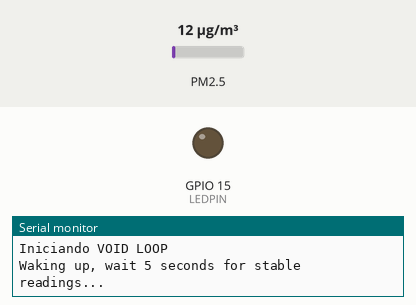
Simulated run of this sketch. Board: ESP32. Parts: output pins drawn as LEDs (lit = HIGH), the last lines printed to the serial monitor. The inputs (shaded band) are chosen by the test bench; at power-on: PM2.5 12 µg/m³.

Above: at 11.7 s.
11.8 s: PM2.5 set to 23 µg/m³
19.3 s: PM2.5 set to 26 µg/m³
At 24.9 s:
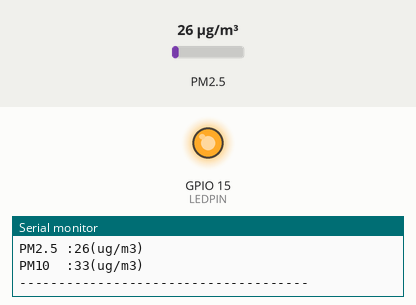
26.8 s: PM2.5 set to 6 µg/m³
At 39.5 s:
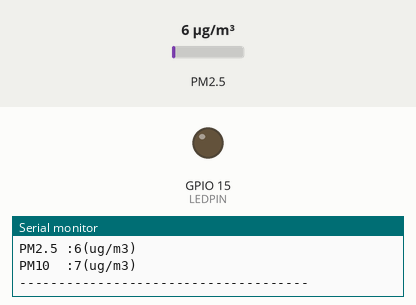
39.8 s: PM2.5 set to 75 µg/m³
At 47.2 s:
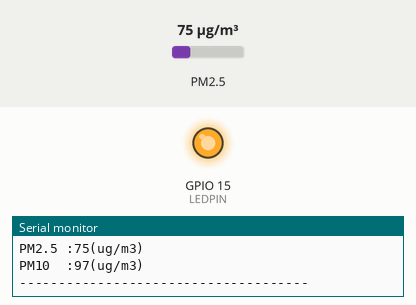
Timing chart, 0 to 48.7 s (numbered marks = the images above; inputs shaded):
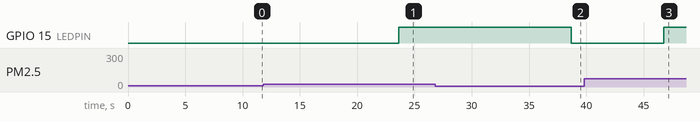

The sketch:

ESP32_prototipo.ino
```cpp
/*#include <WiFi.h>
#include <WebServer.h>*/
#include <HardwareSerial.h>
#include <Wire.h>
/*#include <Adafruit_GFX.h>
#include <Adafruit_SSD1306.h>*/


/*Incluimos primero las librerías instaladas Ubidots y sensor PMS*/
#include "UbidotsEsp32Mqtt.h"
#include "PMS.h"
/*#include "DHT.h" /lo incluire despues */

/*Definimos que el Pin de Datos del sensor estará conectado al pin 23 del ESP32*/
#define PMSPIN 23
#define LEDPIN 15
/*Definimos que el tipo de sensor que estamos utilizando es un DHT11*/
//#define DHTPIN ValorPorDefinir
//#define DHTTYPE DHT11     // DHT 11
/*Se actualizan algunos parámetros del DHT11 con los puntos definidos anteriormente*/
//DHT dht(DHTPIN, DHTTYPE);

// Definición del sensor PMS
PMS pms(Serial2);
PMS::DATA data;


/*Definimos primero el Token que nos brinda la plataforma Ubidots para hacer la conexión*/
const char *UBIDOTS_TOKEN = "BBFF-ZmsvPRMMCPg2QFkvb4gRh47K0pilIn";
/*Definimos SSID y PASSWORD de nuestra red WiFi*/
const char *WIFI_SSID = "NET_SANCHEZ Z";
const char *WIFI_PASS = "JdSZ_1124856559";
/*Definimos el nombre de nuestro dispositivo, el cual aparecerá en la plataforma Ubidots*/
const char *DEVICE_LABEL = "IOT_prototipo_PM25";
/*Definimos las variables que se medirán y que serán publicadas en la plataforma Ubidots*/
const char *VARIABLE_LABEL_1 = "pm_uno";
const char *VARIABLE_LABEL_2 = "pm_2_5";
const char *VARIABLE_LABEL_3 = "pm_diez";
/*Definimos la frecuencia de publicación de 5 segundos*/
const int PUBLISH_FREQUENCY = 5000;
/*Definimos unas variables extra, que incluye la librería, timer con millis sirve para contar*/
unsigned long timer;
uint8_t analogPin = 34;
/*Definimos que las variables de la librería UBIDOTS trabajarán con el Token*/
Ubidots ubidots(UBIDOTS_TOKEN);

String pm1[]={"1.2","0.8","1.5","0.6","2.1","1.8","1.3","0.9","1.6","1.1","0.7","2.3","1.9","1.4","1.0","1.7","1.2","0.8","2.0","1.6","1.1","0.7","2.5","2.1","1.5","1.0","1.8","1.3","0.9"};
String pm2[]={"5.3","4.6","6.2","3.8","7.9","25.3","27.6","28.6","27.2","26.4","25.8","25.1","7.1","5.7","4.1","6.9","5.5","4.0","8.2","6.1","4.8","3.2","9.8","8.0","5.9","3.9","7.2","5.3","4.5"};
String pm10[]={"8.1","7.9","9.3","6.5","12.4","10.2","8.8","7.4","9.8","8.1","6.2","13.7","11.4","9.5","7.1","10.6","8.6","6.8","12.9","9.9","8.2","5.9","15.2","13.2","9.8","6.9","11.7","8.9","7.7"};

int ciclo=0;
int tamano=30;
//Varaibles para recibir los datos del sensor
String pm_uno;
String pm_2_5;
String pm_diez;

/*La librería nos da una función de Subscripción para mensajes de regreso desde la plataforma Ubidots hacia nuestro circuito*/
void callback(char *topic, byte *payload, unsigned int length)
{
  Serial.print("Message arrived [");
  Serial.print(topic);
  Serial.print("] ");
  for (int i = 0; i < length; i++)
  {
    Serial.print((char)payload[i]);
  }
  Serial.println();
}

/*Definimos la función Setup() para iniciar nuestro circuito*/
void setup()
{
  /*Iniciamos el terminal Serial a 115200(DHT11) NOTA: a 9600 para PMS serial para consola serial2 para manejar el pms*/
  Serial.begin(9600);
  Serial2.begin(9600);
  delay(5000);
  /*Imprimimos el siguiente texto para asegurar el encendido del circuito*/
  pms.passiveMode();


  /*Iniciamos nuestro sensor*/
  //dht.begin();
  /*Incluimos un retardo de 1 segundo*/
  delay(3000);
  Serial.println("Iniciando Pin Mode");
  //identificar que hace esto - configuraciones del LED
  pinMode(LEDPIN, OUTPUT);


  delay(1000);

  /*Ahora, se incluye las funciones de conexión de la Plataforma, como la conexión a internet con las credenciales de WiFi*/
  // ubidots.setDebug(true);  //Descomentar esto para que los mensajes de depuración estén disponibles
  Serial.println("Conectando WIFI");
  ubidots.connectToWifi(WIFI_SSID, WIFI_PASS);
  /*Se inicia la función de subscripción para los mensajes de retorno, que se definió líneas arriba*/
  ubidots.setCallback(callback);
  /*Se incluye las funciones de Setup y Reconnect, predefinidas de la librería*/
  ubidots.setup();
  ubidots.reconnect();
  timer = millis();
}

void loop()
{
  Serial.println("Iniciando VOID LOOP");
  /*Definimos que, si no se conecta a la plataforma Ubidots, se pasa la función Reconnect() para volver a establecer la conexión*/
  if (!ubidots.connected())
  {
    ubidots.reconnect();
  }
  // Iniciamos la medición de la data
  Serial.println("Waking up, wait 5 seconds for stable readings...");
  pms.wakeUp();
  delay(5000);
  Serial1.println("Send read request...");
  pms.requestRead();

  Serial1.println("Reading data...");
  if (pms.read(data))
  {
    Serial.println("Dentro");
    pm_uno = data.PM_AE_UG_1_0;
    pm_2_5 = data.PM_AE_UG_2_5;
    pm_diez = data.PM_AE_UG_10_0;

    /*Definimos que el valor de particulas PM1.0, será enviado por la variable 1, a la plataforma Ubidots*/
    ubidots.add(VARIABLE_LABEL_1, pm_uno.toFloat());
    /*Definimos que el valor de particulas PM2.5, será enviado por la variable 2, a la plataforma Ubidots*/
    ubidots.add(VARIABLE_LABEL_2, pm_2_5.toFloat());
    /*Definimos que el valor de particulas PM10, será enviado por la variable 3, a la plataforma Ubidots*/
    ubidots.add(VARIABLE_LABEL_3, pm_diez.toFloat());
    /*Hacemos la publicación de los datos en el dispositivo definido*/
    ubidots.publish(DEVICE_LABEL);

    //También imprimimos resusltados en consola
    Serial.println("Air Quality Monitor");
    Serial.println("PM1.0 :" + pm_uno + "(ug/m3)");
    Serial.println("PM2.5 :" + pm_2_5 + "(ug/m3)");
    Serial.println("PM10  :" + pm_diez + "(ug/m3)");
    Serial.println("-------------------------------------");
    timer = millis();
  } else {
    Serial.println("No data");
    // Si no conecta el sensor, simulamos los datos

      pm_uno = pm1[ciclo];
      pm_2_5 = pm2[ciclo];
      pm_diez = pm10[ciclo];
      if(ciclo<30){
        ciclo = ciclo+1;
      } else {
        ciclo = 0;
      }


      /*Definimos que el valor de particulas PM1.0, será enviado por la variable 1, a la plataforma Ubidots*/
        ubidots.add(VARIABLE_LABEL_1, pm_uno.toFloat());
        /*Definimos que el valor de particulas PM2.5, será enviado por la variable 2, a la plataforma Ubidots*/
        ubidots.add(VARIABLE_LABEL_2, pm_2_5.toFloat());
        /*Definimos que el valor de particulas PM10, será enviado por la variable 3, a la plataforma Ubidots*/
        ubidots.add(VARIABLE_LABEL_3, pm_diez.toFloat());
        /*Hacemos la publicación de los datos en el dispositivo definido*/
        ubidots.publish(DEVICE_LABEL);

        //También imprimimos resusltados en consola
        Serial.println("Air Quality Monitor");
        Serial.println("PM1.0 :" + pm_uno + "(ug/m3)");
        Serial.println("PM2.5 :" + pm_2_5 + "(ug/m3)");
        Serial.println("PM10  :" + pm_diez + "(ug/m3)");
        Serial.println("-------------------------------------");
        timer = millis();
  }
  if (pm_2_5.toFloat() >= 25)
  {
    digitalWrite(LEDPIN, HIGH);
    delay(10000);
  }
  else
  {
    digitalWrite(LEDPIN, LOW);
    delay(3000);
  }
   /*Agregamos un delay de 5 segundos para el envío, y que luego de este tiempo, se proceda a reiniciar el bucle*/

  ubidots.loop();


}
```

Measured:
- the behaviour switches between 24 and 25 µg/m³ on PM2.5 (found by bisection; images 0 and 1)
- after the input at 19.3 s, GPIO 15 (LEDPIN): LOW → HIGH after 4.3 s
- after the input at 26.8 s, GPIO 15 (LEDPIN): HIGH → LOW after 11.9 s
- after the input at 39.8 s, GPIO 15 (LEDPIN): LOW → HIGH after 7.0 s
